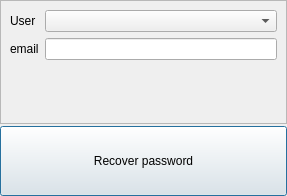
<?xml version="1.0" encoding="UTF-8"?>
<ui version="4.0">
 <class>Dialog</class>
 <widget class="QDialog" name="Dialog">
  <property name="geometry">
   <rect>
    <x>0</x>
    <y>0</y>
    <width>287</width>
    <height>196</height>
   </rect>
  </property>
  <property name="windowTitle">
   <string>Dialog</string>
  </property>
  <layout class="QVBoxLayout" name="verticalLayout">
   <property name="spacing">
    <number>1</number>
   </property>
   <property name="leftMargin">
    <number>0</number>
   </property>
   <property name="topMargin">
    <number>0</number>
   </property>
   <property name="rightMargin">
    <number>0</number>
   </property>
   <property name="bottomMargin">
    <number>0</number>
   </property>
   <item>
    <widget class="QFrame" name="frame">
     <property name="frameShape">
      <enum>QFrame::StyledPanel</enum>
     </property>
     <property name="frameShadow">
      <enum>QFrame::Raised</enum>
     </property>
     <layout class="QVBoxLayout" name="verticalLayout_2">
      <item>
       <layout class="QFormLayout" name="formLayout">
        <item row="0" column="0">
         <widget class="QLabel" name="all_users_label">
          <property name="text">
           <string>User</string>
          </property>
         </widget>
        </item>
        <item row="0" column="1">
         <widget class="QComboBox" name="users_comboBox"/>
        </item>
        <item row="1" column="0">
         <widget class="QLabel" name="label_2">
          <property name="text">
           <string>email</string>
          </property>
         </widget>
        </item>
        <item row="1" column="1">
         <widget class="QLineEdit" name="email_lineEdit">
          <property name="focusPolicy">
           <enum>Qt::WheelFocus</enum>
          </property>
         </widget>
        </item>
       </layout>
      </item>
      <item>
       <spacer name="verticalSpacer_2">
        <property name="orientation">
         <enum>Qt::Vertical</enum>
        </property>
        <property name="sizeHint" stdset="0">
         <size>
          <width>20</width>
          <height>34</height>
         </size>
        </property>
       </spacer>
      </item>
     </layout>
    </widget>
   </item>
   <item>
    <widget class="QFrame" name="log_frame">
     <layout class="QHBoxLayout" name="log_layout">
      <property name="spacing">
       <number>0</number>
      </property>
      <property name="leftMargin">
       <number>0</number>
      </property>
      <property name="topMargin">
       <number>0</number>
      </property>
      <property name="rightMargin">
       <number>0</number>
      </property>
      <property name="bottomMargin">
       <number>0</number>
      </property>
     </layout>
    </widget>
   </item>
   <item>
    <widget class="QPushButton" name="recover_pushButton">
     <property name="minimumSize">
      <size>
       <width>0</width>
       <height>70</height>
      </size>
     </property>
     <property name="maximumSize">
      <size>
       <width>16777215</width>
       <height>70</height>
      </size>
     </property>
     <property name="text">
      <string>Recover password</string>
     </property>
    </widget>
   </item>
  </layout>
 </widget>
 <resources/>
 <connections/>
</ui>
